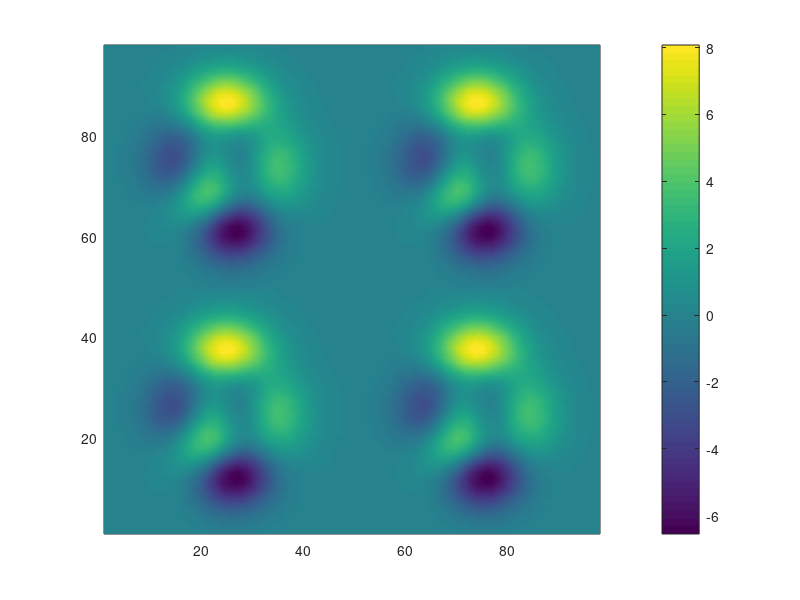

MATLAB code for this plot: (Note: this script raises an error after producing the figure.)
%% |shadem| documentation
% The great Roger Miller once sang, _As long as there's a hill there's a valley /
% Long as there's a valley then the river can flow free / As long as
% there's a Sun there's a shadow / As long as there's a shadow there's a
% place for you and me._ While it's possible that he was referring to
% sneakin' around with some little lover, it's just as likely that he was singing praises of
% |shadem|, the new hill-shading function for Matlab.  
% 
% |shadem| adjusts lighting to give a sense of depth to the display of 
% gridded elevation data. Although it was designed for use with the Matlab's 
% Mapping Toolbox, this function can just as easily be used for |pcolor| or
% |surface| plots of any type and the Mapping Toolbox is _not_ required. 
% 
% Matlab's Mapping Toolbox is packaged with several sub-par functions
% that are intended to create shaded relief maps, but the built-in 
% shading functions are difficult to use, create unattractive maps, and
% cannot be used with a colorbar. 
% 
% Where |surflsrm|, |surflm|, |shaderel|, and |meshlsrm| each require an iterative
% process of guess-and-check to determine visually appealing lighting azimuth and 
% elevation, |shadem| allows interaction with the map from the mouse
% and keyboard: Sunlight comes from wherever you click on your map, and
% intensity of the shading effect can be adjusted by pressing the up and
% down keys. 

%% Syntax 
% 
%  shadem
%  shadem('ui') 
%  shadem(...,LightAngle) 
%  shadem(...,LightingType)
%  shadem(...,MaterialType)  
%  shadem(...,gain)
%  shadem(...,'sun')
%  shadem(...,'obj',ObjectHandle)  
%  [lighth,MaterialType,gain,LightingType,LightAngle] = shadem(...)
%  shadem('reset') 
% 
%% Description  
% 
% |shadem| applies simple lighting to surfaces and patch objects on the current axes.
% 
% |shadem('ui')| illuminates the current axes and opens a user
% interface. When the user interface is running, controls are as follows 
% 
% * *Mouse Click* illuminates surfaces from the direction of the mouse
% click, at an elevation given by proximity to the center of the image.
% Clicking near the far right side of a map will make light come from the
% right at a low angle (low elevation). Clicking closer to the center of the image will
% illuminate topography from above (high angle). 
% * *p* sets |LightingType| to |'phong'| method (default).
% * *f* sets |LightingType| to |'flat'| method.
% * *g* sets |LightingType| to |'gouraud'| method (discontinued in R2014b).
% * *n* sets |LightingType| to |'none'| turns lighting off.
% * *d* sets |MaterialType| to |'dull'| (default).
% * *space* sets |MaterialType| to Matlab's |'default'| material (but note the
% default material in this program is |'dull'|.) 
% * *m* sets |MaterialType| to |'metal'|. 
% * *s* sets |MaterialType| to |'shiny'|.
% * *up key* turns |gain| up.
% * *down key* turns |gain| down.
% * *w* sets light source color to white (default). 
% * *q* sets light source to a color of sunlight corresponding to sun elevation angle.
% * *Return* confirms current settings and terminates the user interface.
% Hit Return only when you are satisfied with the way your map looks. 
% * *Esc* returns the map to its initial state and exits the user
% interface. 
% 
% |shadem(...,LightAngle)| specifies |LightAngle| as a two-element array in the form |[az el]|, 
% where |az| is the azimuthal (horizontal) rotation of the light source and |el|
% is the vertical elevation of the light source.  0 azimuth lies at the six o'clock position on the 
% map and positive degrees move counterclockwise around the map. An
% elevation of 90 degrees places light source directly above the map,
% creating a "high noon" type of shadow, whereas elevation angles closer to 
% zero degrees create "sunrise" or "sunset" shadows. Interpretation of azimuth and elevation 
% is the same as that of the |view| or |lightangle| commands. Default |LightAngle| is |[90 45]|. 
% Any two-element array input to the |shadem| function is
% assumed to be a declaration of |LightAngle|. 
% 
% |shadem(...,LightingType)| selects the algorithm used to calculate the effects of light 
% objects on all surface and patch objects in the current axes. Options are
% 
% * |'phong'| (default) 
% * |'flat'| 
% * |'gouraud'| (discontinued in R2014b) 
% * |'none'| (but I'm not sure why you'd do select this option in |shadem|)
% 
% |shadem(...,MaterialType)| sets lighting characteristics of surface
% and patch objects. |MaterialType| can be 
%
% * |'dull'| (default) 
% * |'default'| (albeit not the default |MaterialType| in |shadem|)
% * |'metal'|
% * |'shiny'|
% 
% |shadem(...,gain)| specifies intensity of shading by exaggerating or minimizing
% the _z_ component of the active surface. This is helpful when _x_ and _y_
% coordinates of data mapping might range from -0.5 to 0.5 map units, while
% _z_ data ranges from -4000 to 3000 meters.  Default |gain| is |0|.
% Negative |gain| values reduce the hillshading effect; positive values
% increase the effect.  Any scalar input to |shadem| is interpreted as
% a |gain| value. 
% 
% |shadem(...,'sun')| sets color of the lighting object as a function of light 
% elevation angle to mimic the color of sunlight at sunrise/sunset, noon,
% or any angle in between.
% 
% |shadem(...,'obj',ObjectHandle)| specifies a surface object as a
% target when multiple surface objects exist in the current set of axes. 
% This usage is a bit clunky, may result in strange maps, and is not fully 
% endorsed by the author of the function. Nonetheless, the ability to specify 
% an active surface sometimes helps the author of this function, and he
% thinks that maybe sometimes it could help you too. 
% 
% |[lighth,MaterialType,gain,LightingType,LightAngle] = shadem(...)|
% returns a handle of the |lightangle| object |lighth|, |MaterialType|,
% |gain| value, |LightingType|, and |LightAngle| azimuth and elevation. 
% 
% |shadem('reset')| resets shading by deleting light objects. Note
% that this may not completely undo all settings put in place by previous 
% calls of |shadem|. In some cases this program alters _z_ data values, 
% and the |'reset'| command does not return _z_ values to their original
% state. 
% 
%% Video Tutorial 
% This video contains an example of using the user interface: 
%
% <html> 
% <iframe id="ytplayer" type="text/html" width="640" height="480" 
% src="http://www.youtube.com/embed/Wrn9Y6TC2E4?rel=0"
% frameborder="0" allowfullscreen></iframe>
% </html>

%% Example 1: 2D |pcolor|
% Let's say we have some gridded surface like this: 

pcolor(repmat(peaks,2))
shading interp
colorbar

%%
% To give that surface a sense of depth, call |shadem|. The
% |shadem| function was designed for topographic maps, so the default
% |MaterialType| is |'dull'|.  However, for the |peaks| data set, let's make the
% surface shiny: 

shadem('shiny') 

%% Example 2: 3D |surf| 
% This program also works with 3D data. To spice things up, I'll use the 
% <http://www.mathworks.com/matlabcentral/fileexchange/48426-paruly/content/paruly/html/paruly_documentation.html
% |paruly|> colormap: 

figure 
surf(peaks) 
colormap(paruly(256))
shading interp

%% 
% Apply |shadem| with Matlab's |'default'| material propterties. Let
% light enter from 60 degrees in the horizontal at 50 degrees elevation: 

shadem('default',[60 50]) 

%% Example 3: Mapping Toolbox: 2D grayscale
% Let's use the Mapping toobox and its built-in DEM data to illustrate
% |shadem|.  First, create a flat grayscale image: 

% gunzip the South San Francisco DEM file to a temporary directory
filenames = gunzip('sanfranciscos.dem.gz', tempdir);
[lat, lon, Z] = usgs24kdem(filenames{1},1);

figure
worldmap([min(lat(:)) max(lat(:))],[min(lon(:)) max(lon(:))])
cla % gets rid of distracting lines
pcolorm(lat,lon,Z)
colormap(gray(256)) 
caxis([-200 1200])

%% 
% Now with one simple command, apply |shadem|: 

shadem 

%% Example 4: Mapping Toolbox: 3D |demcmap|
% The |shadem| function can also be nice for creating 3D data displays.
% Using the San Francisco data from the example above, we make a |surfm|
% image:

figure
worldmap([min(lat(:)) max(lat(:))],[min(lon(:)) max(lon(:))])
cla % gets rid of distracting lines
surfm(lat,lon,Z)
view(90,30)
demcmap(Z,256)
zoom(1.5) 

%% 
% Now apply |shadem|. To get the |LightAngle| values I'm entering
% below, I first used |shadem('ui')| and clicked around until the map
% looked the way I wanted it to look. 

shadem([-30 50])

%% Example 5: Mimicking sunlight
% The |'sun'| option can be used to mimic the _color_ of sunlight as a
% function of light source elevation (effectively, the time of day).  
% Here we compare two 2D maps, one with the default white light source, 
% the other with a slightly more natural sunset-like color: 

figure('pos',[10 10 830 420])
subplot(121)
worldmap([min(lat(:)) max(lat(:))],[min(lon(:)) max(lon(:))])
cla 
surfm(lat,lon,Z-80)
demcmap(Z-80,256)
shadem(3,[-60 15])
title('default white light') 

subplot(122)
worldmap([min(lat(:)) max(lat(:))],[min(lon(:)) max(lon(:))])
cla 
surfm(lat,lon,Z-80)
shadem(3,[-60 15],'sun') 
title('''sun'' option selected') 

%% Example 6: Mapping Toolbox: Where Matlab's |surflm| fails 
% Matlab's built-in |surflsrm|, |surflm|, |shaderel|, and |meshlsrm| are a
% bit clunky to use because they require iterating light azimuth and elevation
% values and re-rendering a map several times until it looks right. The
% built-in functions also tend to make stark, low-resolution shading that
% lacks nuance. To illustrate this point, here we recreate a map using 
% the example given in the <http://www.mathworks.com/help/map/ref/surflm.html 
% |surflm|> documentation: 

figure('pos',[100 100 900 500])
load topo
axesm miller
axis off; framem on; gridm on;
[lat,lon] = meshgrat(topo,topolegend);
surflmtrash=surflm(lat,lon,topo);
colormap(gray)
% coast = load('coast');
plotm(coast.lat,coast.long,max(topo(:)),...
		'LineWidth',1.5,'Color','yellow')

%% 
% Yuck! How is the viewer supposed to make any sense of that?  The shading 
% by |surflm| brings visual clutter, but offers little sense of texture.  Let's delete
% the trash produced by |surflm|, re-plot using |surfm|, and try again
% using |shadem|. With a little tinkering via the |'ui'| command, I
% found that a |gain| of |-13| and |LightAngle| of |[210 75]| do well to 
% clarify the map: 

delete(surflmtrash)
surfm(lat,lon,topo);
caxis auto
shadem(-13,[210 75])   
    
%% 
% The underlying data are still of rather low resolution, but at least there's some sense of texture now. I like to think I've given this data a long-awaited sense of relief. 

%% Example 7: Mapping Toolbox: Where Matlab's |meshlsrm| fails 
% In addition to creating busy, distracting shaded relief maps, Matlab's built-in 
% topographic lighting functions  have a tendency to create inaccurate colorbars. 
% In fact, Matlab's very own <http://www.mathworks.com/help/map/ref/meshlsrm.html example> of
% |meshlsrm| exhibits this problem if you try to add a colorbar: 

load korea 
Z = map;
R = georasterref('RasterSize', size(Z), ...
  'Latlim', [30 45], 'Lonlim', [115 135]);

figure 
worldmap(Z, R)
meshlsrm(Z, R, [45 65])
cb = colorbar; 
ylabel(cb,'elevation?') 

%% 
% Now that's one wacky colorbar! And as with |surflm|, the shading appears pixelated
% and stark.  Let's try using |shadem| instead of going through the whole |meshlsrm| 
% rigmarole. Start by creating a map:

figure
worldmap(Z, R)
geoshow(Z,R,'displaytype','texturemap')
cb = colorbar; 
ylabel(cb,'elevation') 
demcmap(Z,256)

%% 
% That colorbar is accurate, but the image is rather flat. Let's
% |shadem| it! When I was writing this example, I used
% |shadem([45 65],'ui')| to initialize the |shadem| user interface
% with illumination from the same azimuth and elevation as in the |meshlsrm| example
% above, but from clicking around it seemed that the light should come from a higher 
% angle of elevation.  I also tinkered with |gain| values using the up and down arrows 
% until I found that I preferred a |gain| of about |8|: 

shadem([90 80],8)

%% 
% Note the intact colorbar. And the underlying data are still of Atari-game-like spatial 
% resolution, but it's certainly more visually appealing than plotting the same data
% via |meshlsrm|. 

%% Example 8: Bedmap2 
% ...And for all you Bedmap geeks out there, we can use |shadem| with the 
% <http://www.mathworks.com/matlabcentral/fileexchange/42353-bedmap2-toolbox-for-matlab Bedmap2 Toolbox for Matlab>
% to recreate the iconic Figure 9 of <http://www.the-cryosphere.net/7/375/2013/tc-7-375-2013.html
% Fretwell et al., 2013.> 

[lat,lon,z] = bedmap2_data('bed','res','3 km');

figure('pos',[10 10 1090 940])
antmap('northernlimit',-60)

pcolorm(lat,lon,z);
cb = colorbar('location','westoutside');
ylabel(cb,'Bed elevation (m asl)') 
colormap(jet(22))
caxis([-2000 2000])
antmap('lons',0:30:150,'lats',-80:10:-60,'linestyle',':','frame','off')

% Apply shadem with Sun coming from top left:
shadem([225 45],-18)

%% Known Issue
% I have received feedback that the |LightAngle| cannot be adjusted when
% using the Mapping Toolbox with Matlab release R2014b.  As I understand
% it, this bug only affects the Mapping Toobox release 2014b and has been
% fixed in R2015a. 

%% Author Info 
% The |shadem| function and supporting documentation were created by
% <http://www.chadagreene.com Chad A. Greene> of the University of Texas 
% at Austin's <http://www.ig.utexas.edu/research/cryosphere/ Institute for
% Geophysics (UTIG)>. January 2015. 
